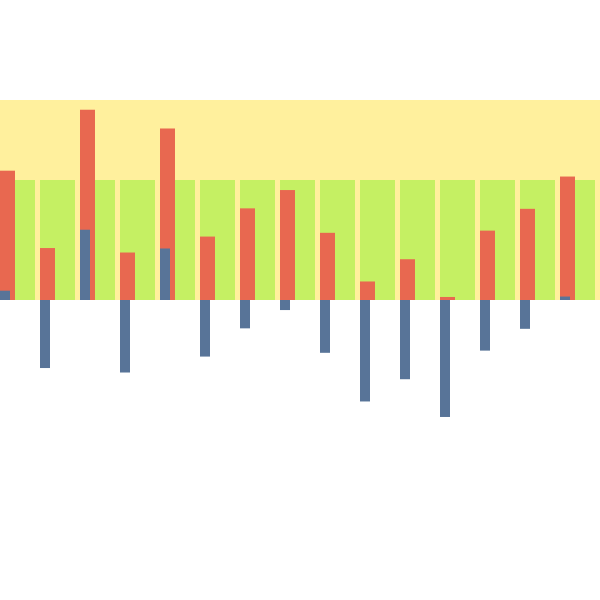
Frame 1 (no input)
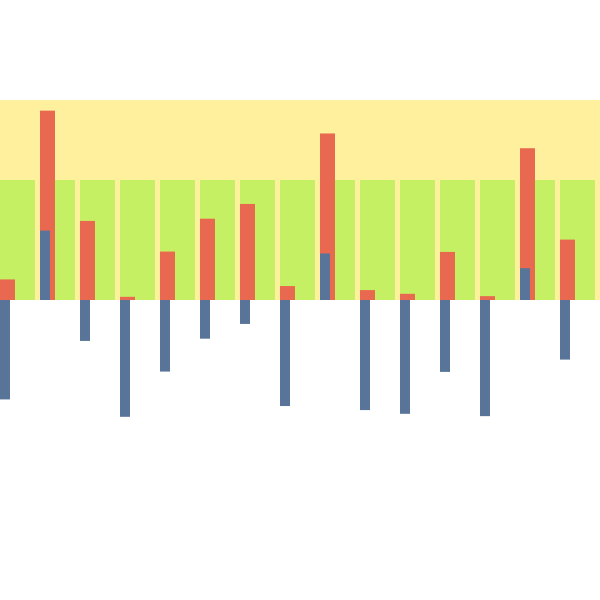
Frame 2 (the mouse pressed at the canvas centre, redrawn once)

The Processing sketch that drew these frames (run headless with seeded random() and noise(); the mouse was pressed at the canvas centre and the sketch redrawn once):

// Processing sketch: processing_157057
// ── processing_157057.pde

float[] avgSleep = new float[15];
float[] actSleep = new float [15];
float[] expSleep = new float [15];

void setup() {
  size(600, 600);
  for (int i = 0; i < avgSleep.length; i++ ) {
    avgSleep[i] = 6;
    expSleep[i] = 20;
  }
}

void draw(){
  background(255);
  float gap =0;
  noStroke();
  
  for(int i=0;i<actSleep.length;i++){
    float slp = random(0,10);
    actSleep[i] = slp;
    //avg sleeping
    fill(#00FF00,95);
    rect(i*40,height/2-avgSleep[i]*20,35, avgSleep[i]*20);
    
    //expecting sleeping
    fill(#FFD800,98);
    rect(i*40,height/2-expSleep[i]*10,40, expSleep[i]*10);
    
    //ACTUAL sleep
    fill(#E86850);
    rect(i*40,height/2-actSleep[i]*20,15, actSleep[i]*20);

    
    if(actSleep[i]>avgSleep[i]){
      gap = actSleep[i]-avgSleep[i];
      println(gap);
      fill(#587498);
      rect(i*40, height/2-gap*20,10,gap*20);
    }
    
    else{
      rectMode(CORNER);
      gap = avgSleep[i]-actSleep[i];
      //println(gap);
      fill(#587498);
      rect(i*40, height/2, 10,gap*20);
    }
  }
  noLoop();
}
